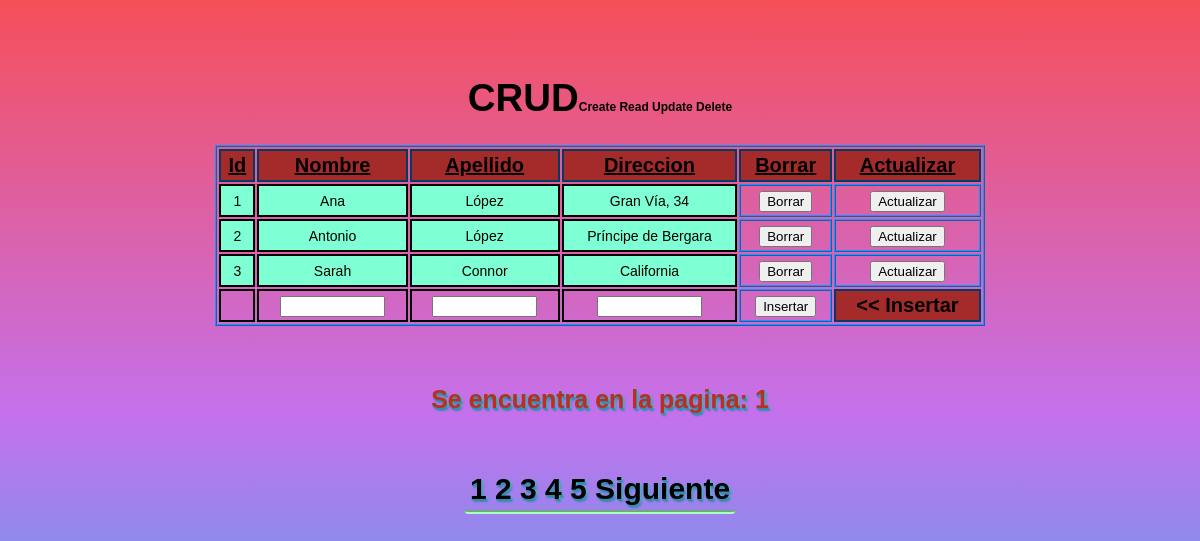
The page / on the database its author committed.
### tables this page shows
CREATE TABLE IF NOT EXISTS `datos_usuarios` (
  `Id` int(11) NOT NULL AUTO_INCREMENT,
  `Nombre` varchar(20) DEFAULT NULL,
  `Apellido` varchar(25) DEFAULT NULL,
  `Direccion` varchar(30) DEFAULT NULL,
  PRIMARY KEY (`Id`)
);

### Controlador/Personas_controlador.php (called while the page is built)
<?php
require_once('./Modelo/personas_modelo.php');
$persona = new Personas_model();
$matrizPersonas = $persona->get_personas();
require_once('./Vista/personas_view.php');
?>

### Modelo/paginacion.php (called while the page is built, shortened)
<?php
require_once("conectar.php");
$base = Conectar::conexion();
$tamagno_paginas = 3 ;
$pagina = 1;
$empezar_desde = ($pagina-1) * $tamagno_paginas;
$rs = $base->prepare("select * from datos_usuarios");
$rs->execute(array());
$num_filas = $rs->rowCount();
$total_paginas = ceil($num_filas/ $tamagno_paginas);
$registros = $base->query("select * from datos_usuarios limit $empezar_desde,$tamagno_paginas")->fetchAll(PDO::FETCH_OBJ);
?>

### Modelo/personas_modelo.php (called while the page is built)
<?php
class Personas_model {
    private $db;
    private $personas;
    public function __construct()
    {
        require_once("modelo/conectar.php");
        $this->db = Conectar::conexion();
        $this->personas = array();
    }
    public function get_personas ()
    {
        require("paginacion.php");
        $consulta = $this->db->query("select * from datos_usuarios limit $empezar_desde, $tamagno_paginas");
        while($filas = $consulta->fetch(PDO::FETCH_ASSOC)){
            $this->personas[] = $filas;
        }
        return $this->personas;
    }
}
?>

### Modelo/conectar.php (called while the page is built)
<?php
class Conectar
{
    public static function conexion()
    {
        try {
            $conexion = new PDO("mysql:host=localhost; dbname=pruebas", "root", "");
            $conexion->setAttribute(PDO::ATTR_ERRMODE, PDO::ERRMODE_WARNING);
            $conexion->exec("SET CHARACTER SET utf8");
        } catch (Exception $e) {
            die("Error " . $e->getLine() . " " . $e->getMessage());
        }
        return $conexion;
    }
}
?>

### Vista/personas_view.php (the view, shortened to what this page needs)
<!DOCTYPE html>
<html lang="es-ES">
<head>
    <link rel="stylesheet" href="./Vista/estilos.css">
</head>
<body>
    <?php
    require("Modelo/paginacion.php");
    ?>
    <h1>CRUD<span class="subtitulo">Create Read Update Delete</span></h1>
    <form action="Modelo/insertar.php" method="post">
        <table width="65%">
            <tr>
                <td class="primera_fila">Id</td>
                <td class="primera_fila">Nombre</td>
                <td class="primera_fila">Apellido</td>
                <td class="primera_fila">Direccion</td>
                <td class="primera_fila">Borrar</td>
                <td class="primera_fila">Actualizar</td>
            </tr>
            <?php
            foreach ($matrizPersonas as $persona) : ?>
                <tr>
                    <td class="normal"><?php echo $persona['Id'] ?></td>
                    <td class="normal"><?php echo $persona['Nombre'] ?></td>
                    <td class="normal"><?php echo $persona['Apellido'] ?></td>
                    <td class="normal"><?php echo $persona['Direccion'] ?></td>
                    <td class="bot"><a href="Modelo/borrar.php?Identificador=<?php echo $persona['Id'] ?>"><input type="button" name="del" id="del" value="Borrar"></a></td>
                    <td class="bot"><a href="Vista/personas_viewActu.php?ID=<?php echo $persona['Id'] ?>&Nombre=<?php echo $persona['Nombre'] ?>&Apellido=<?php echo $persona['Apellido'] ?>&Direccion=<?php echo $persona['Direccion'] ?>"><input type="button" name="up" id="up" value="Actualizar"></a></td>
                </tr>
            <?php
            endforeach;
            ?>
            <tr>
                <td style="border: 2px solid black;"></td>
                <td style="border: 2px solid black;"><input type="text" name="Nom" size="10"> </td>
                <td style="border: 2px solid black;"><input type="text" name="Ape" size="10"></td>
                <td style="border: 2px solid black;"><input type="text" name="Dir" size="10"></td>
                <td class="bot"><input type="submit" name="create" id="cr" value="Insertar"></td>
                <td class="primera_fila2">
                    << Insertar</td> </tr>
             </table>
         </form>
         <?php
         echo "<h6>Se encuentra en la pagina: $pagina <h6>";
         echo "<div class='divisor'>";
        for ($i = 1; $i <= $total_paginas; $i++) {
         echo "<a href='?pagina=$i'>$i<a/>  ";
             }
         if ($pagina != $total_paginas) {
         $siguiente = $pagina + 1;
         echo "<a href='?pagina=$siguiente'>Siguiente</a>";
                       }
         echo "</div>";
     ?>
      </body>
 </html>

### index.php (shortened to what this page needs)
<!DOCTYPE html>
<html lang="es-ES">
<head>
</head>
<body>
    <?php
    require_once('Controlador/Personas_controlador.php');
    ?>
</body>
</html>

### Vista/estilos.css (style rules this page uses)
body { background: #12c2e9; background: -webkit-linear-gradient(to bottom, #f64f59, #c471ed, #12c2e9); background: linear-gradient(to bottom, #f64f59, #c471ed, #12c2e9); height: 100vh; font-family: 'Manjari', sans-serif; font-size: 1.2em; }
input[type=button], input[type=submit] { cursor: pointer; }
span { font-size: 12px; }
h1 { text-align: center; padding-top: 50px; }
td { padding: 3px; text-align: center; }
.primera_fila { font-size: 20px; font-weight: bold; text-decoration: underline; background-color: brown; border: 2px solid rgb(3, 59, 104); text-align: center; }
.normal { font-size: 14px; background-color: aquamarine; border: 2px solid black; text-align: center; }
h6 { font-size: 25px; text-align: center; color: #bc2e1e; text-shadow: 0 1px 0px #378ab4, 1px 0 0px #5dabcd, 1px 2px 1px #378ab4, 2px 1px 1px #5dabcd, 2px 3px 2px #378ab4; }
.divisor { display: inline; border-bottom: 4px groove #abfcbd; border-radius: 3px; font-size: 30px; padding: 5px; }
.primera_fila2 { font-size: 20px; font-weight: bold; background-color: brown; border: 2px solid rgb(3, 59, 104); text-align: center; }
a { color: #000000; text-decoration: none; }
table, td { margin: auto; border: 2px ridge dodgerblue; }

### rows shown on the page
datos_usuarios: Id "1", Nombre "Ana", Apellido "López", Direccion "Gran Vía, 34"
datos_usuarios: Id "2", Nombre "Antonio", Apellido "López", Direccion "Príncipe de Bergara"
datos_usuarios: Id "3", Nombre "Sarah", Apellido "Connor", Direccion "California"

### other values the page prints
$pagina "1"
